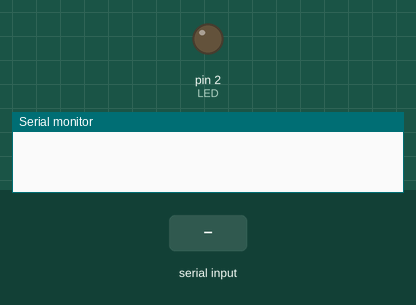
Recording of a sketch running on a simulated Arduino Uno, built with avr-gcc and run on an emulated ATmega328P. Shown: output pins drawn as LEDs (lit = HIGH), the last lines printed to the serial monitor. Dashed ring = blinking. Inputs (shaded band) come from the test bench.

Above: at 0.1 s.
At 1.2 s:
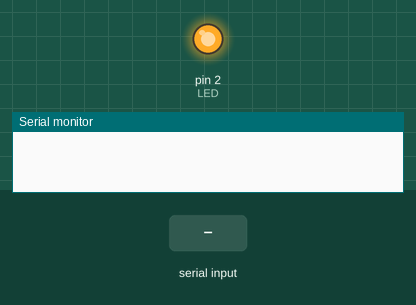
1.3 s: "1" received over Serial
4.3 s: "0" received over Serial
At 5.1 s:
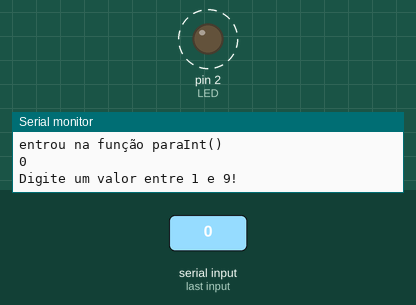
Timing chart, 0 to 12.8 s (numbered marks = the images above; inputs shaded):
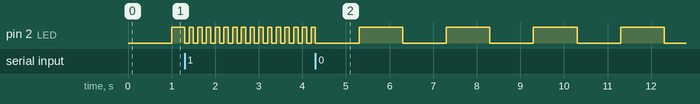

The sketch:

Blink_millis.ino
```cpp
/*Este Sketch tem por objetivo demostrar o uso da função millis() para fazer o led piscar. Também foi usada a função paraInt() para transformar char entre 0 e 9 em int entre 0 e 9.
pinMode(pino,modo) pino, INPUT, INPUT_PULLUP ou OUTPUT
digitalWrite(pino, valor) pino, HIGH ou LOW
digitalRead(pino) retorna HIGH ou LOW
analogWrite(pino, valor)
pino 3,5,6,9,10,11.
valor entre 0 e 255.
millis() retorna unsigned long segundo*1000 (mil)
micros() retorna unsigned long segundo*1000000 (um milhão)
Serial.begin(9600); //No connection established

Compilation error: No connection establishedInicia a comunicação serial com a taxa de 9600 bits por segundo.
pulseIn(pino, valor, tempo_de_espera) valor: HIGH ou LOW tempo(opcional) microsegundos (unsigned long)
*/
#define LED 2
char s;
int PORTAS[] = {16, 5, 4, 0, 2, 14, 12, 13, 15, 3, 1};// 11 portas

int tempo = 1000;
unsigned long int tempoAnterior;
int paraInt(char C);

void setup()  //configurar entradas e saídas
{
  pinMode(LED, OUTPUT);
  digitalWrite(LED, LOW);
  Serial.begin(9600);
}

void loop()  //executas as intruções repetidas vezes
{
  if (Serial.available() > 0)
{
    s = Serial.read();
    Serial.println(s);
    tempo = paraInt(s) * 100;
    Serial.println(tempo);
    Serial.println();
    if (tempo == 0)
{
      tempo = 1000;
      Serial.println("Digite um valor entre 1 e 9!");

    }

  }
  if (millis() - tempoAnterior >= tempo)  //verifica se o tempo de execução do Arduíno menos o tempo anterior é maior ou igual ao tempo pré-definido.
{
    tempoAnterior = millis();              //redefine o tempo de começar a piscar
    digitalWrite(LED, !digitalRead(LED));  //alterna o estado do LED

  }
}

int paraInt(char C) {
  Serial.println("entrou na função paraInt()");
  int i = 0;
  if (C == '0') {
    i = 0;
  }
  if (C == '1') {
    i = 1;
  }
  if (C == '2') {
    i = 2;
  }
  if (C == '3') {
   i = 3;
  }
  if (C == '4') {
    i = 4;

  }
  if (C == '5') {
    i = 5;

  }
  if (C == '6') {
    i = 6;

  }
  if (C == '7') {
    i = 7;

  }
  if (C == '8') {
    i = 8;

  }
  if (C == '9') {
    i = 9;

  }
  return i;
}
```

Measured:
- after the input at 4.3 s, pin 2 (LED): alternates HIGH for 1.0 s and LOW for 1.0 s, starting after 1.0 s
- by itself, pin 2 (LED): alternates HIGH for 0.10 s and LOW for 0.10 s
